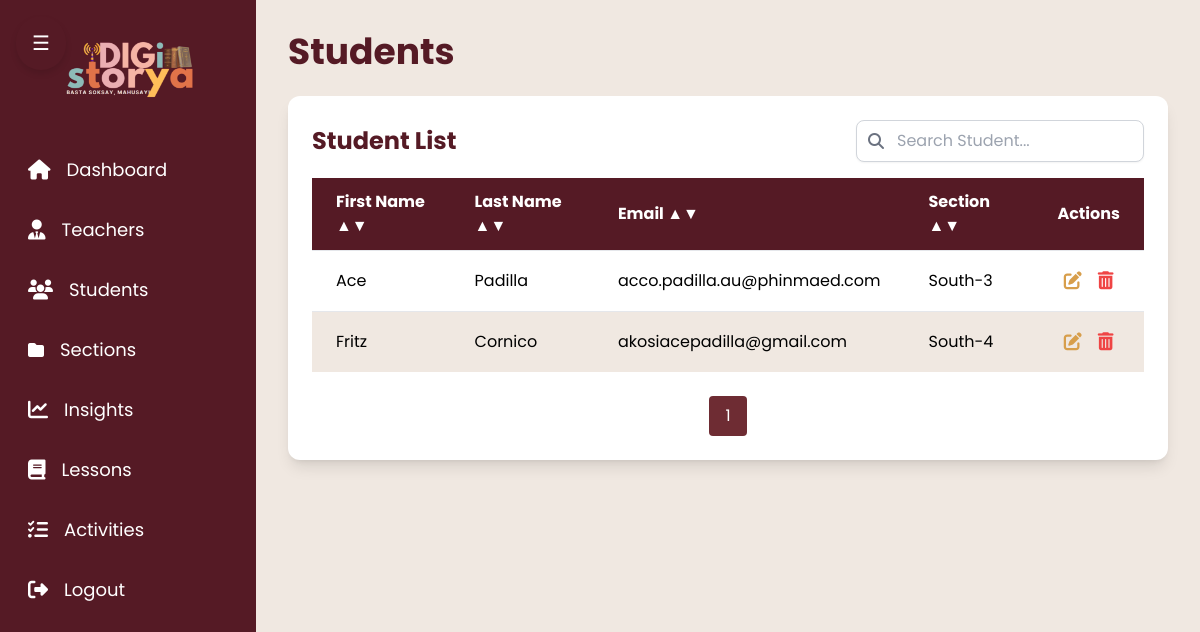
Page /views/admin/students.php (signed in) on the committed database.
### tables this page shows
CREATE TABLE `users` (
  `id` int(11) NOT NULL,
  `firstname` varchar(255) NOT NULL,
  `lastname` varchar(255) NOT NULL,
  `gender` varchar(20) NOT NULL,
  `email` varchar(255) NOT NULL,
  `password` varchar(255) NOT NULL,
  `section_id` int(11) DEFAULT NULL,
  `otp` varchar(6) DEFAULT NULL,
  `is_verified` tinyint(1) DEFAULT 0
);

CREATE TABLE `section` (
  `id` int(11) NOT NULL,
  `section_name` varchar(100) NOT NULL
);

### views/admin/students.php (the view, shortened to what this page needs)
<?php
include 'db_connection.php';
$perPage = 10;
$page = isset($_GET['page']) ? (int) $_GET['page'] : 1;
$offset = ($page - 1) * $perPage;
$validSortColumns = ['firstname', 'lastname', 'email'];
$sort = in_array($_GET['sort'] ?? '', $validSortColumns) ? $_GET['sort'] : 'firstname';
$order = (isset($_GET['order']) && strtolower($_GET['order']) === 'desc') ? 'DESC' : 'ASC';
$nextOrder = $order === 'ASC' ? 'desc' : 'asc';
$search = $_GET['search'] ?? '';
$searchTerm = "%$search%";
$queryCount = "SELECT COUNT(*) as total FROM users
               WHERE firstname LIKE ? OR lastname LIKE ? OR email LIKE ?";
$stmtCount = $conn->prepare($queryCount);
$stmtCount->bind_param("sss", $searchTerm, $searchTerm, $searchTerm);
$stmtCount->execute();
$totalStudents = $stmtCount->get_result()->fetch_assoc()['total'];
$totalPages = ceil($totalStudents / $perPage);
$query = "SELECT users.*, section.section_name AS section_name
          FROM users
          LEFT JOIN section ON users.section_id = section.id
          WHERE users.firstname LIKE ? OR users.lastname LIKE ? OR users.email LIKE ?
          ORDER BY $sort $order
          LIMIT ? OFFSET ?";
$stmt = $conn->prepare($query);
$stmt->bind_param("sssii", $searchTerm, $searchTerm, $searchTerm, $perPage, $offset);
$stmt->execute();
$students = $stmt->get_result();
?>
<!DOCTYPE html>
<html lang="en">
<head>
    <script src="https://cdn.tailwindcss.com"></script>
</head>
<body class="flex bg-[#f0e8e1] h-screen overflow-hidden">
<aside id="sidebar" class="sidebar w-64 bg-[#551a25] text-white fixed h-full overflow-y-auto z-40">
  <button id="toggleSidebar" class="sidebar-toggle-btn">☰</button>
  <div class="logo">
    <img src="../../images/logo.png" alt="Logo" class="logo-full w-36 h-36 mx-auto rounded-full transition-all duration-300">
  </div>
  <nav class="flex-1 px-4 space-y-2">
    <a href="dashboard.php" class="flex items-center gap-4 nav-item p-3 rounded-lg">
      <i class="fas fa-home text-xl"></i><span class="nav-text text-lg">Dashboard</span>
    </a>
    <a href="teachers.php" class="flex items-center gap-4 nav-item p-3 rounded-lg">
      <i class="fas fa-user-tie text-xl"></i><span class="nav-text text-lg">Teachers</span>
    </a>
    <a href="students.php" class="flex items-center gap-4 nav-item p-3 rounded-lg">
      <i class="fas fa-users text-xl"></i><span class="nav-text text-lg">Students</span>
    </a>
    <a href="section.php" class="flex items-center gap-4 nav-item p-3 rounded-lg">
      <i class="fas fa-folder"></i><span class="nav-text text-lg">Sections</span>
    </a>
    <a href="insights.php" class="flex items-center gap-4 nav-item p-3 rounded-lg">
      <i class="fas fa-chart-line text-xl"></i><span class="nav-text text-lg">Insights</span>
    </a>
    <a href="lessons.php" class="flex items-center gap-4 nav-item p-3 rounded-lg">
      <i class="fas fa-book text-xl"></i><span class="nav-text text-lg">Lessons</span>
    </a>
     <a href="activities.php" class="flex items-center gap-4 nav-item p-3 rounded-lg">
      <i class="fas fa-tasks text-xl"></i><span class="nav-text text-lg">Activities</span>
    </a>
    <a href="logout.php" class="flex items-center gap-4 nav-item p-3 rounded-lg mt-6">
      <i class="fas fa-sign-out-alt text-xl"></i><span class="nav-text text-lg">Logout</span>
    </a>
  </nav>
</aside>
<div id="mainContent" class="flex-1 ml-64 p-8 overflow-y-auto transition-all duration-300 bg-[#f0e8e1]">
  <div class="flex items-center justify-between mb-6">
    <h1 class="text-4xl font-bold text-[#551a25]">Students</h1>
  </div>
    <div class="bg-white p-6 rounded-xl shadow-lg w-full mx-auto">
        <div class="flex justify-between items-center mb-4">
            <h2 class="text-2xl font-bold text-[#551a25]">Student List</h2>
            <div class="relative w-72">
            <span class="absolute inset-y-0 left-0 pl-3 flex items-center text-gray-500">
                <i class="fas fa-search"></i>
            </span>
            <input type="text" id="searchInput" placeholder="Search Student..."
                    class="w-full pl-10 pr-4 py-2 border border-gray-300 rounded-lg shadow-sm focus:ring-[#551a25] focus:ring-2 focus:outline-none transition">
            </div>
        </div>
    <table class="min-w-full table-auto border-collapse">
    <thead>
    <tr class="bg-[#551a25] text-white">
        <th class="px-6 py-3 text-left">
            <a href="?sort=firstname&order=<?= $nextOrder ?>&search=<?= $search ?>&page=<?= $page ?>" class="hover:underline">
                First Name <?= ($_GET['sort'] ?? '') === 'firstname' ? ($order === 'ASC' ? '▲' : '▼') : '▲▼' ?>
            </a>
        </th>
        <th class="px-6 py-3 text-left">
            <a href="?sort=lastname&order=<?= $nextOrder ?>&search=<?= $search ?>&page=<?= $page ?>" class="hover:underline">
                Last Name <?= ($_GET['sort'] ?? '') === 'lastname' ? ($order === 'ASC' ? '▲' : '▼') : '▲▼' ?>
            </a>
        </th>
        <th class="px-6 py-3 text-left">
            <a href="?sort=email&order=<?= $nextOrder ?>&search=<?= $search ?>&page=<?= $page ?>" class="hover:underline">
                Email <?= ($_GET['sort'] ?? '') === 'email' ? ($order === 'ASC' ? '▲' : '▼') : '▲▼' ?>
            </a>
        </th>
        <th class="px-6 py-3 text-left">
          <a href="?sort=section_name&order=<?= $nextOrder ?>&search=<?= $search ?>&page=<?= $page ?>" class="hover:underline">
            Section <?= ($_GET['sort'] ?? '') === 'section_name' ? ($order === 'ASC' ? '▲' : '▼') : '▲▼' ?>
          </a>
        </th>
        <th class="px-6 py-3 text-center">Actions</th>
    </tr>
    </thead>
        <tbody>
        <?php $count = 1; while($row = $students->fetch_assoc()): ?>
        <tr class="even:bg-[#f0e8e1] odd:bg-white border-t hover:bg-gray-100 transition">
            <td class="px-6 py-3"><?= htmlspecialchars($row['firstname']) ?></td>
            <td class="px-6 py-3"><?= htmlspecialchars($row['lastname']) ?></td>
            <td class="px-6 py-3"><?= htmlspecialchars($row['email']) ?></td>
            <td class="px-6 py-3"><?= htmlspecialchars($row['section_name'] ?? 'N/A') ?></td>
            <td class="px-6 py-4 text-center">
            <div class="flex justify-center space-x-4">
                <a href="edit_student.php?id=<?= $row['id'] ?>" class="text-[#d79e4b] hover:text-[#6e2c33] transition">
                <i class="fas fa-edit text-lg" title="Edit"></i>
                </a>
                <form method="POST" class="delete-student-form">
                    <button type="button" class="text-red-500 hover:text-red-700 transition delete-student-btn">
                        <i class="fas fa-trash-alt text-lg" title="Delete"></i>
                    </button>
                </form>
                </div>
            </td>
        </tr>
        <?php endwhile; ?>
        </tbody>
    </table>
    <div class="flex justify-center mt-6 space-x-2">
        <?php for ($i = 1; $i <= $totalPages; $i++): ?>
            <a href="?page=<?= $i ?>&sort=<?= $sort ?>&order=<?= strtolower($order) ?>&search=<?= $search ?>" class="px-4 py-2 <?= $i == $page ? 'bg-[#6e2c33]' : 'bg-[#551a25]' ?> text-white rounded hover:bg-[#6e2c33] transition"><?= $i ?></a>
        <?php endfor; ?>
    </div>
</div>
</body>
</html>

### views/admin/students.php (style rules this page uses)
body { font-family: 'Poppins', sans-serif; }
.sidebar { transition: width 0.3s ease; }
.nav-item { transition: all 0.2s ease; }
.sidebar-toggle-btn { position: absolute; top: 1rem; left: 1rem; z-index: 50; background-color: #551a25; color: white; padding: 0.75rem 1rem; border-radius: 9999px; font-size: 1.25rem; box-shadow: 0 4px 6px rgba(0,0,0,0.1); transition: all 0.3s ease; }
#mainContent { animation: fadeInUp 0.5s ease-in-out; }

### rows in the picture
users: firstname "Ace", lastname "Padilla", email "acco.padilla.au@phinmaed.com", section.section_name "South-3"
users: firstname "Fritz", lastname "Cornico", email "akosiacepadilla@gmail.com", section.section_name "South-4"
